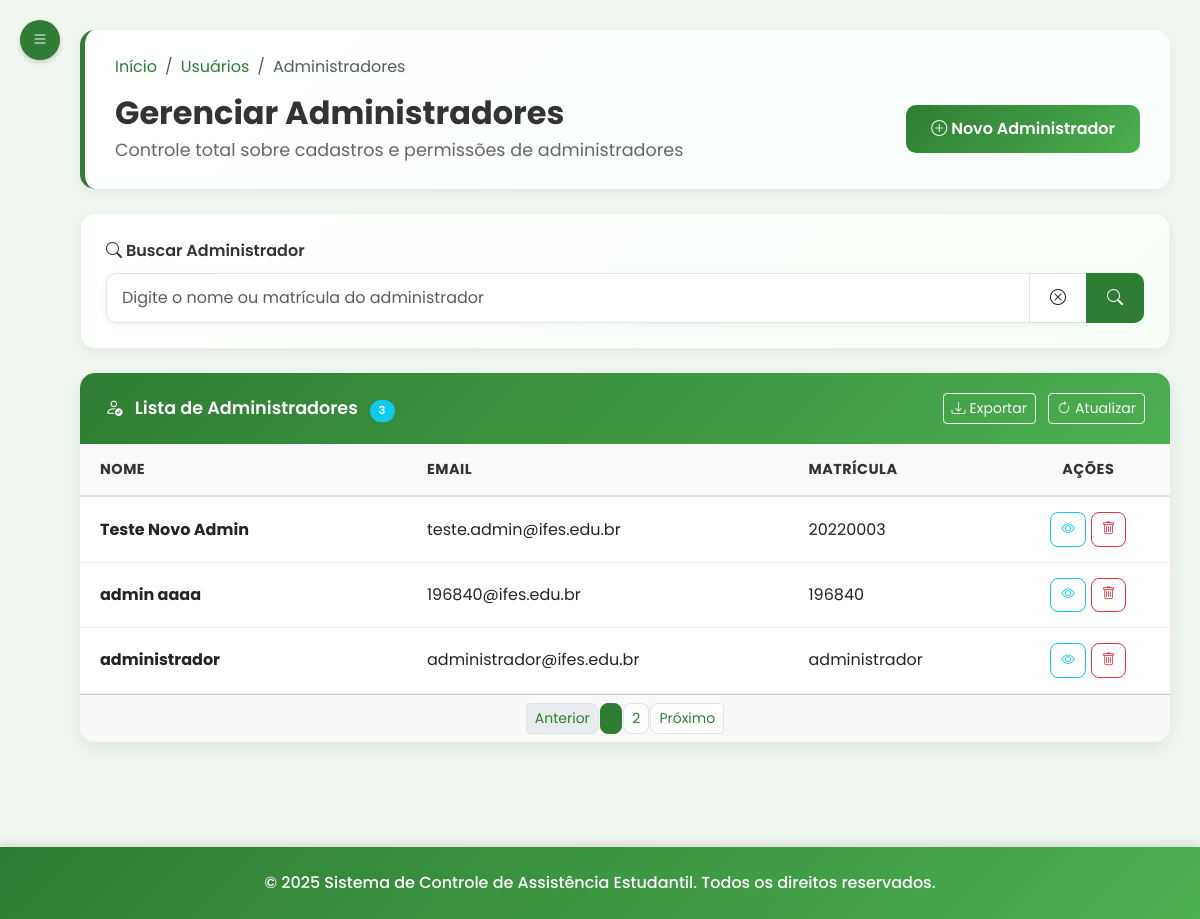
Page /admin/usuarios/admin (signed in) on the earlier database version.
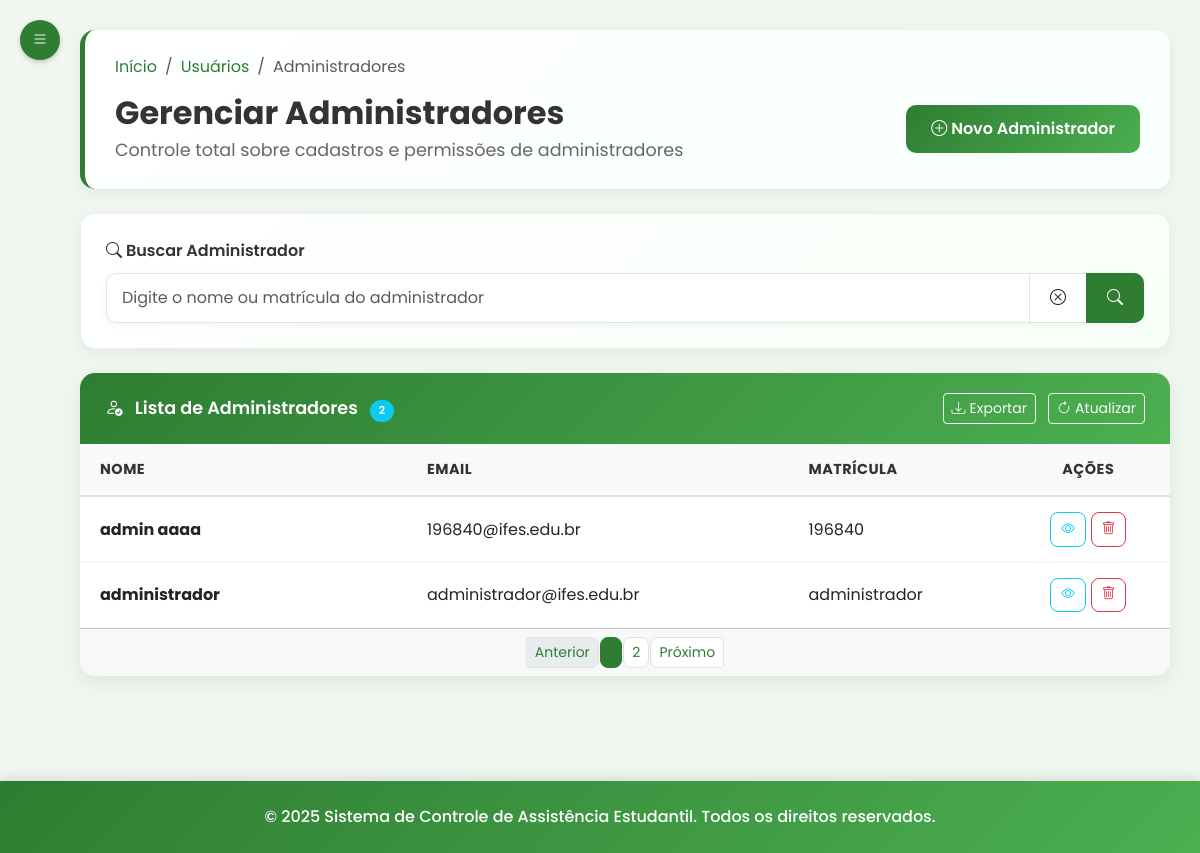
Same page on the later database version.
### tables this page shows
CREATE TABLE administrador (
id_usuario INTEGER PRIMARY KEY,
tipo_admin TEXT NOT NULL,
FOREIGN KEY (id_usuario) REFERENCES usuario(id_usuario)
);

CREATE TABLE usuario (
id_usuario INTEGER PRIMARY KEY AUTOINCREMENT,
nome TEXT NOT NULL,
matricula TEXT UNIQUE NOT NULL,
email TEXT NOT NULL UNIQUE,
senha TEXT NOT NULL,
perfil TEXT NOT NULL DEFAULT 'aluno',
foto TEXT,
token_redefinicao TEXT,
data_token TIMESTAMP,
data_cadastro TIMESTAMP DEFAULT CURRENT_TIMESTAMP
);

### routes/admin/usuarios_routes.py (the view)
@router.get("/usuarios/admin")
@requer_autenticacao("admin")
async def get_usuario_administrador(request: Request, usuario_logado: dict = None, sucesso: str = None, erro: str = None):
    admin = usuario_repo.obter_usuario_por_matricula(usuario_logado['matricula'])
    administradores_obj = administrador_repo.obter_todos()
    administradores = [
        {
            "id_usuario": a.id_usuario,
            "matricula": a.matricula,
            "nome": a.nome,
            "email": a.email,
            "perfil": a.perfil,
            "tipo_admin": a.tipo_admin,
            "data_cadastro": str(a.data_cadastro) if a.data_cadastro else None
        }
        for a in administradores_obj
    ]
    context = {
        "request": request,
        "admin": admin,
        "administradores": administradores
    }
    if sucesso:
        context["sucesso"] = sucesso
    if erro:
        context["erro"] = erro
    response = templates.TemplateResponse("/admin/usuario_admin.html", context)
    return response

### templates/admin/usuario_admin.html (shortened to what the changed rows need)
{% extends "base_admin.html" %}
{% block head %}
    <link rel="stylesheet" href="/static/css/usuario_admin.css" />
{% endblock %}
{% block content %}
        <div class="page-header mb-4">
            <div class="d-flex justify-content-between align-items-center">
                <div>
                    <h2 class="page-title">Gerenciar Administradores</h2>
                </div>
            </div>
        </div>
        <div class="admins-list-card">
            <div class="card">
                <div class="card-header d-flex justify-content-between align-items-center">
                    <div>
                        <i class="bi bi-person-check me-2"></i>
                        <span>Lista de Administradores</span>
                        <span class="badge bg-info ms-2" id="adminsCount">{{ administradores|length }}</span>
                    </div>
                </div>
                <div class="card-body p-0">
                    <div class="table-responsive">
                        <table class="table table-hover mb-0" id="adminsTable">
                            <thead class="table-header">
                                <tr>
                                    <th style="width: 30%;">Nome</th>
                                    <th style="width: 35%;">Email</th>
                                    <th style="width: 20%;">Matrícula</th>
                                    <th style="width: 15%; text-align: center;">Ações</th>
                                </tr>
                            </thead>
                            <tbody id="adminsTableBody">
                                {% if administradores %}
                                    {% for administrador in administradores %}
                                    <tr>
                                        <td><strong>{{ administrador.nome }}</strong></td>
                                        <td>{{ administrador.email }}</td>
                                        <td>{{ administrador.matricula }}</td>
                                        <td>
                                            <div class="action-buttons">
                                                <button class="btn btn-sm btn-outline-info" onclick="viewAdmin('{{ administrador.id_usuario }}')">
                                                    <i class="bi bi-eye"></i>
                                                </button>
                                                <button class="btn btn-sm btn-outline-danger" onclick="deleteAdmin('{{ administrador.id_usuario }}')">
                                                    <i class="bi bi-trash"></i>
                                                </button>
                                            </div>
                                        </td>
                                    </tr>
                                    {% endfor %}
                                {% else %}
                                    <tr>
                                        <td colspan="4" class="text-center text-muted">Nenhum administrador cadastrado</td>
                                    </tr>
                                {% endif %}
                            </tbody>
                        </table>
                    </div>
                </div>
            </div>
        </div>
    </div>
{% endblock %}

Differences in the rows shown:
removed administrador: nome "Teste Novo Admin", email "teste.admin@ifes.edu.br", matricula "20220003"
Other differences:
{{ administradores|length }}: "3" → "2"
